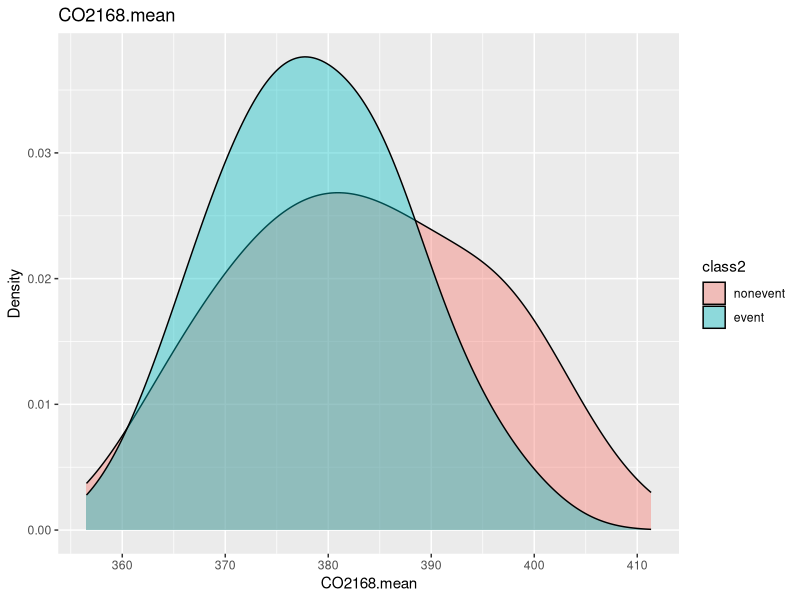
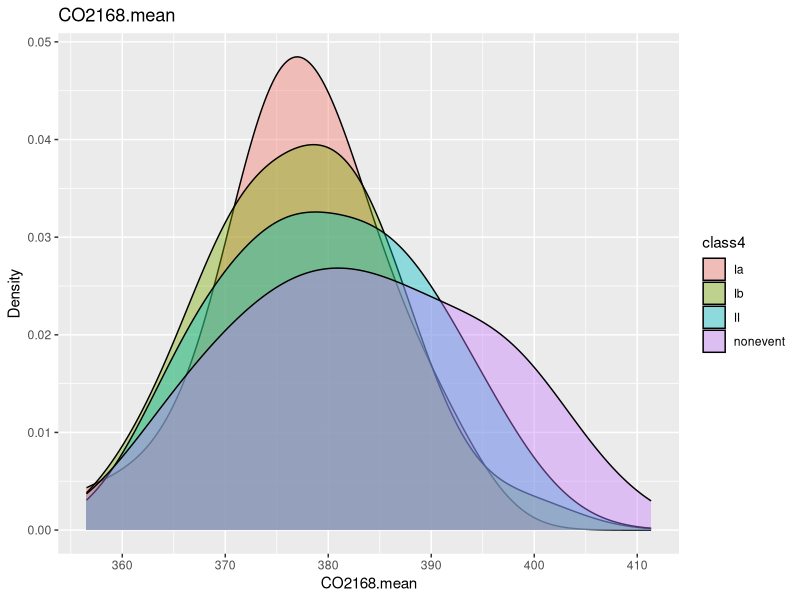
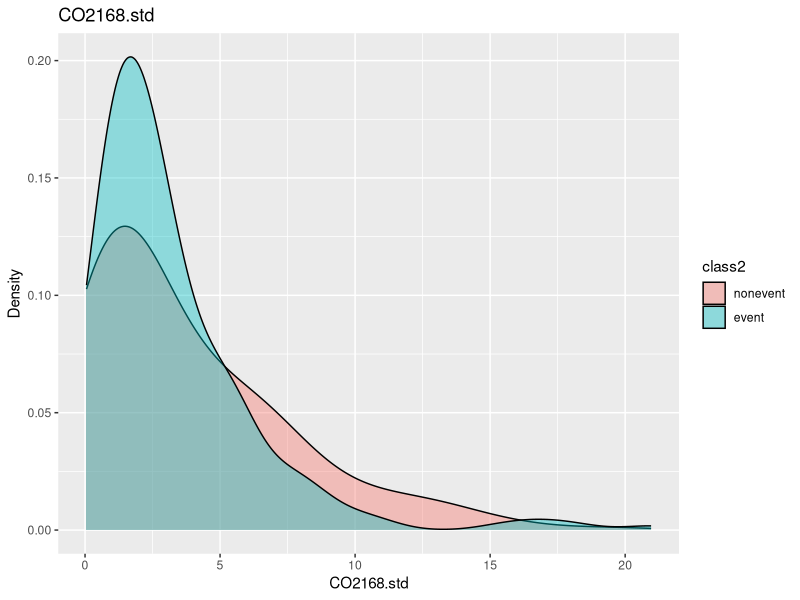
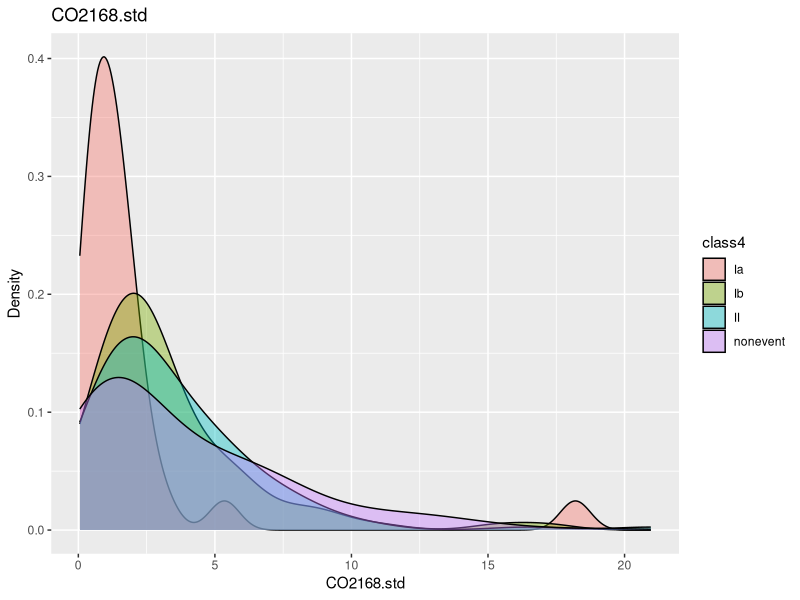
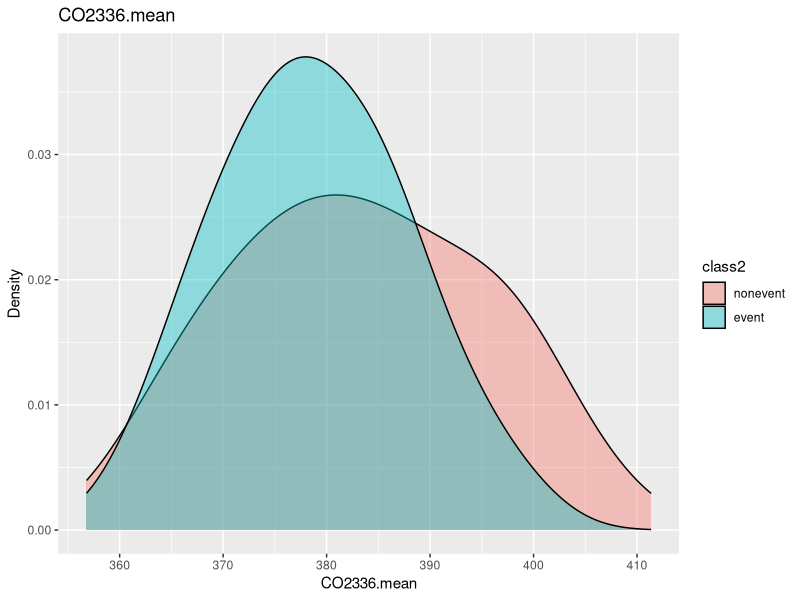
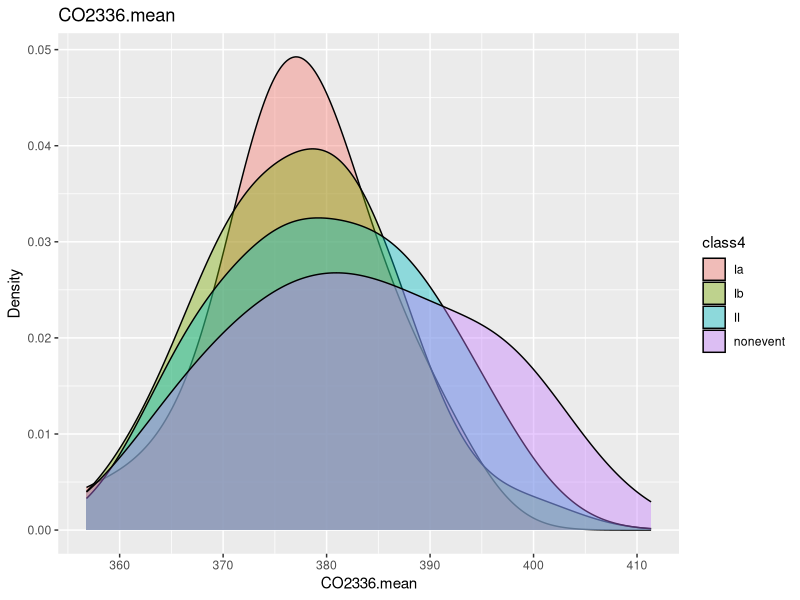
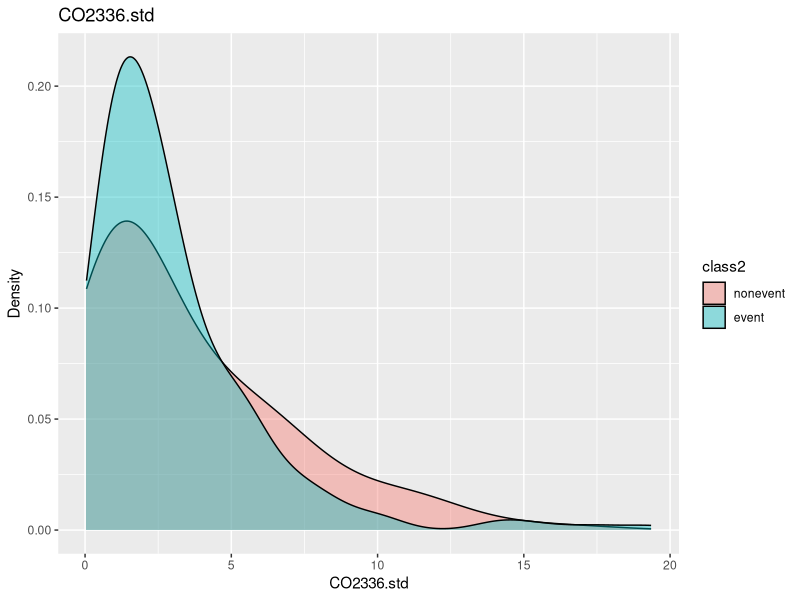
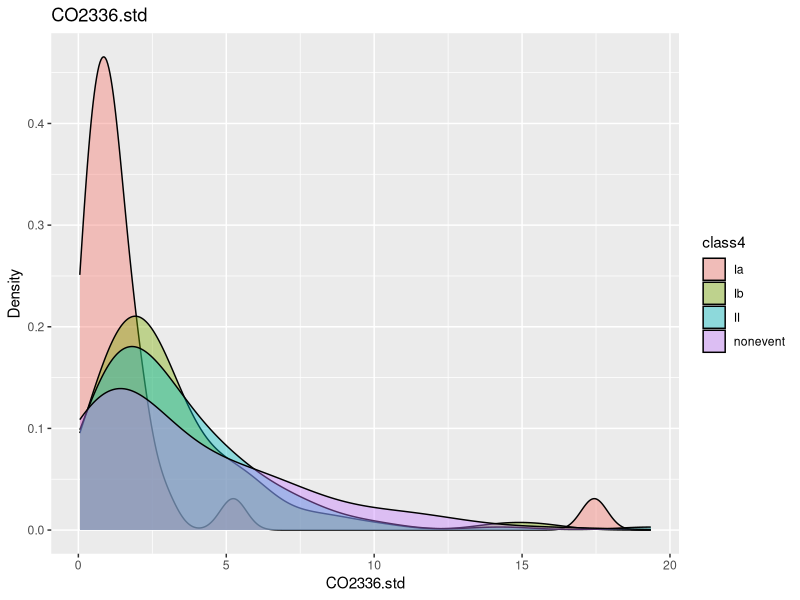

Reproduce these figures in R, in order.
## ---- chunk 1
knitr::opts_chunk$set(echo = TRUE)
## ---- chunk 2
npf_original <- read.csv("npf_train.csv")
npf <- npf_original
## ---- chunk 3
rownames(npf) <- npf[,"date"]
npf <- npf[,-(1:2)]
npf <- npf[,-2]
## ---- chunk 4
npf$class2 <- factor("event",levels=c("nonevent","event"))
npf$class2[npf$class4=="nonevent"] <- "nonevent"
## ---- chunk 5
library(ggplot2)
library(grid)
library(gridExtra)
for (i in 3:ncol(npf)-1) {
  p1 <- ggplot(data=npf, aes(x=npf[ , i], group=class2, fill=class2)) +
          geom_density(adjust=1.5, alpha=.4) +
          labs(title=names(npf)[i], x=names(npf)[i], y="Density")
          
  
  p2 <- ggplot(data=npf, aes(x=npf[ , i], group=class4, fill=class4)) +
        geom_density(adjust=1.5, alpha=.4) +
        labs(title=names(npf)[i], x=names(npf)[i], y="Density")
  
  print(p1)
  print(p2)
}
